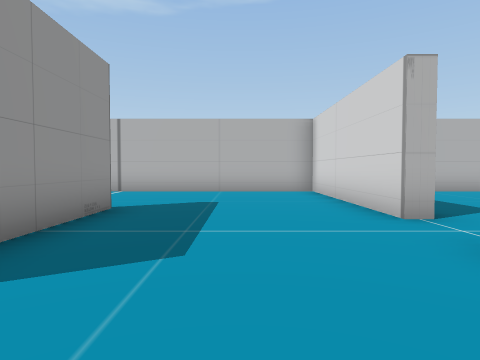
view 1 (above)

17 first-person views from a walk through a Unity game level. The camera is 1.4 m above the floor, tilts 2° down and sees 75° across. The floor is counted in squares, 2 m on a side. Each view is taken from the middle of a square. On the plan, view 1 faces up. The plan holds only what a view shows up to about 10 squares ahead; the rest is blank. The place goes on beyond the plan. The player is left out. Some animated figures are not drawn.

view 2
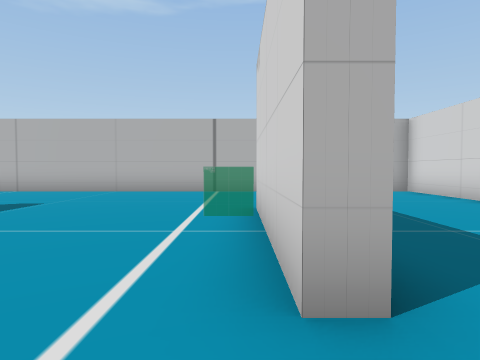

view 3
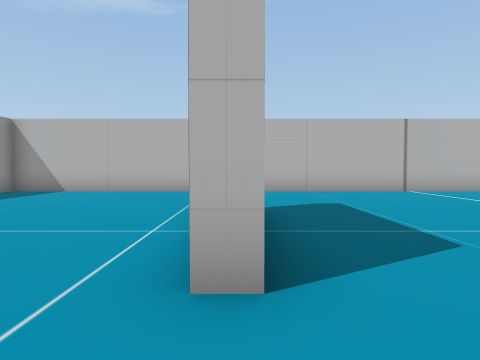

view 4
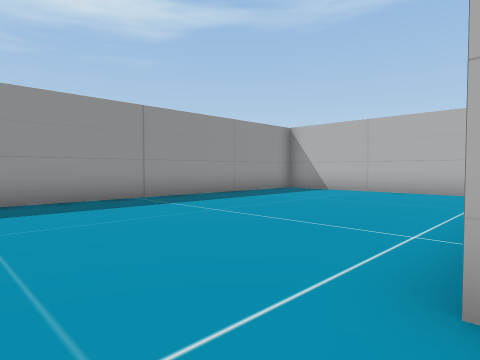

view 5
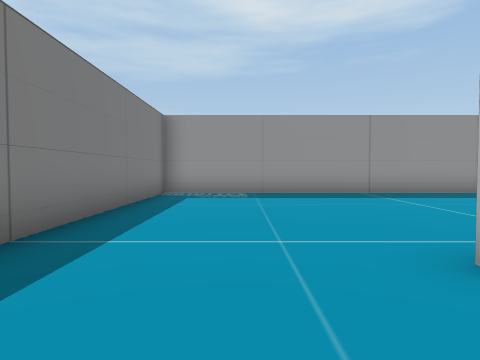

view 6
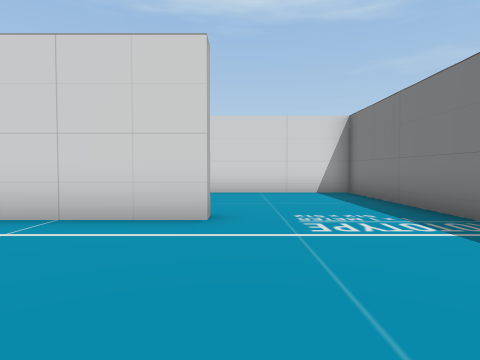

view 7
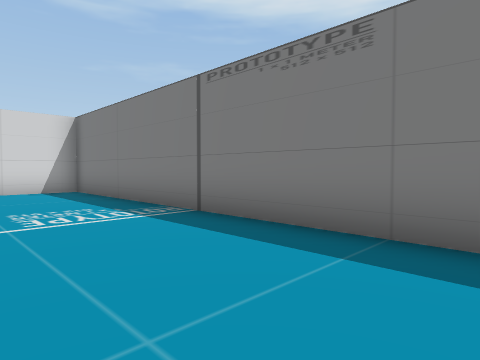

view 8
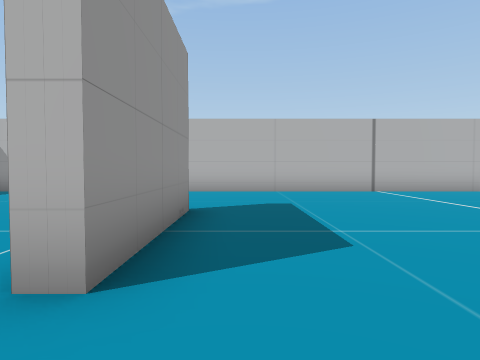

view 9
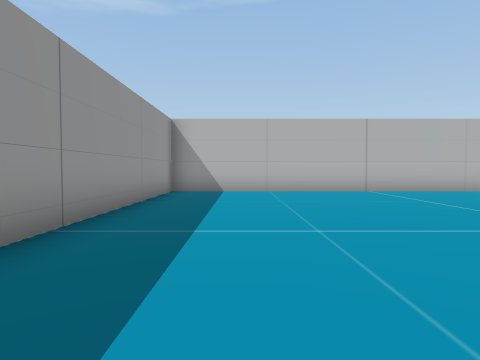

view 10
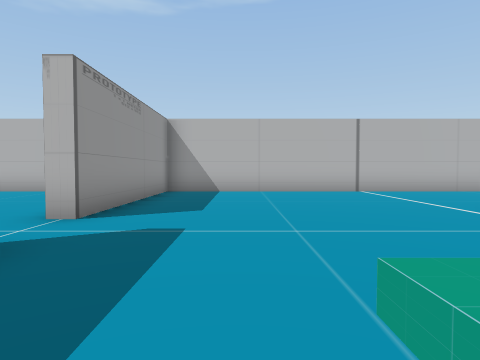

view 11
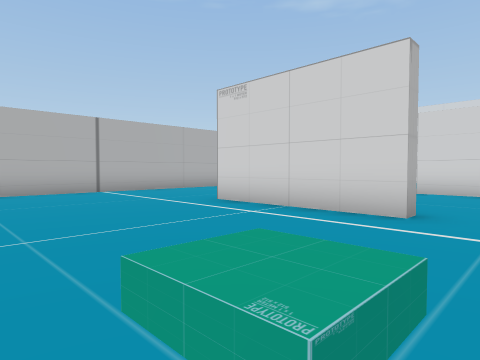

view 12
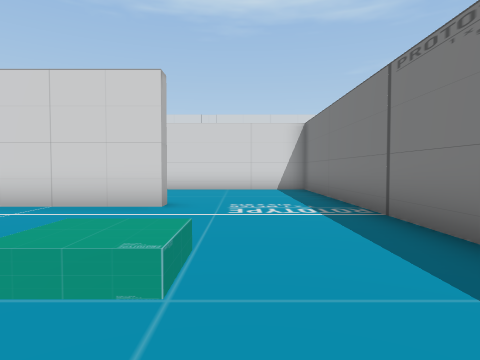

view 13
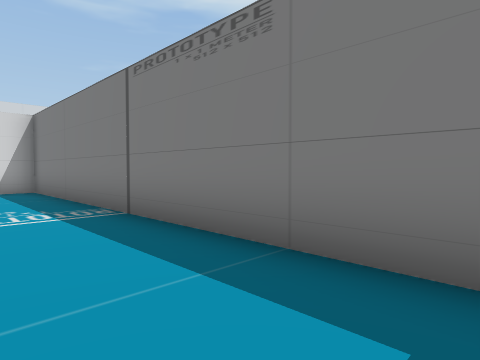

view 14
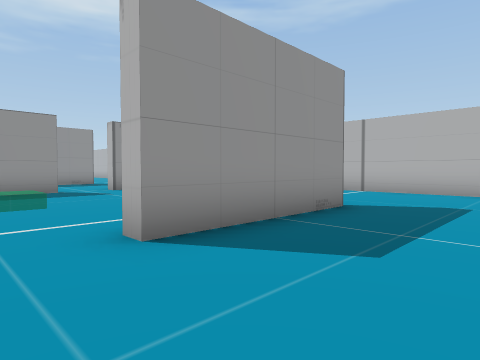

view 15
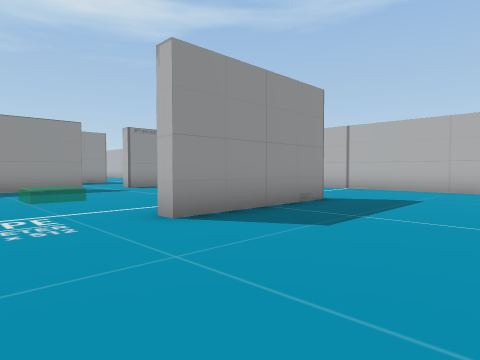

view 16
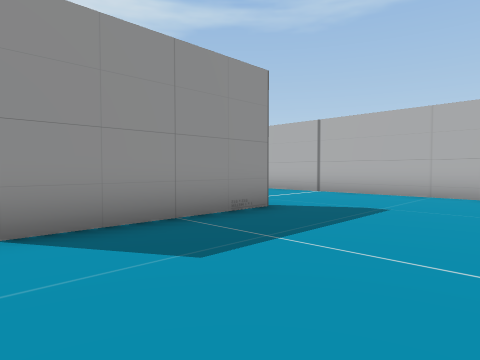

view 17
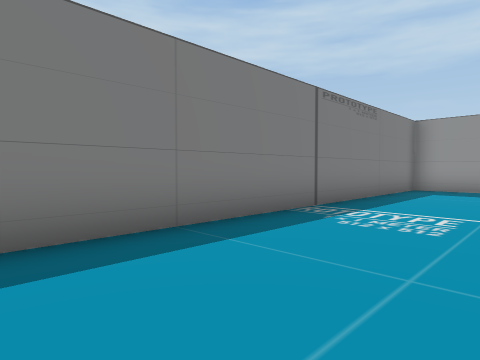

### Floor plan
Points are (right, up) in squares from view 1. A wall is a line through its corners. A room is listed if a view was taken in it or the views show most of it. See-through windows are left out.
Room 1 (views 1, 2, 3, 4, 5, 6, 7, 8, 9)
walls: (-8.9, 5.2) (-8.9, 1.7) (-9.4, 1.7); (-2.3, 5.6) (-2.3, 2.9); (-2.2, 1.4) (-2.7, 1.4) (-2.7, 5.4); (-7.6, -2.2) (2.3, -2.2) (2.3, 1.9); (2.7, 4.3) (2.3, 4.3) (2.3, 9.9) (-16.2, 9.9) (-16.2, -2.2) (-9.9, -2.2)
ways out: opening at (3, 3.5) to room 2
Room 2 (views 10, 11, 12, 13, 14, 15, 16, 17)
walls: (10.2, 5.6) (10.2, 1.4) (9.8, 1.4) (9.8, 5.6); (2.7, 2.8) (2.7, -1.9); (12.9, 9.9) (2.7, 9.9) (2.7, 4.3); (3, -2.2) (14.5, -2.2)
ways out: opening at (3, 3.5) to room 1

Positions as (right, up) in squares from view 1, and headings:
1: (0, 0), facing up
2: (-3, 0), facing up
3: (-9, 0), facing up
4: (-9, 0), facing up-left
5: (-7, 0), facing left
6: (-7, 1), facing right
7: (-8, 1), facing down-right
8: (-8, 0), facing up
9: (-14, 0), facing up
10: (5, 0), facing up
11: (5, 0), facing up-right
12: (4, 0), facing right
13: (4, 0), facing down-right
14: (13, 0), facing up-left
15: (14, -1), facing up-left
16: (14, 1), facing up-left
17: (14, 1), facing down-left
